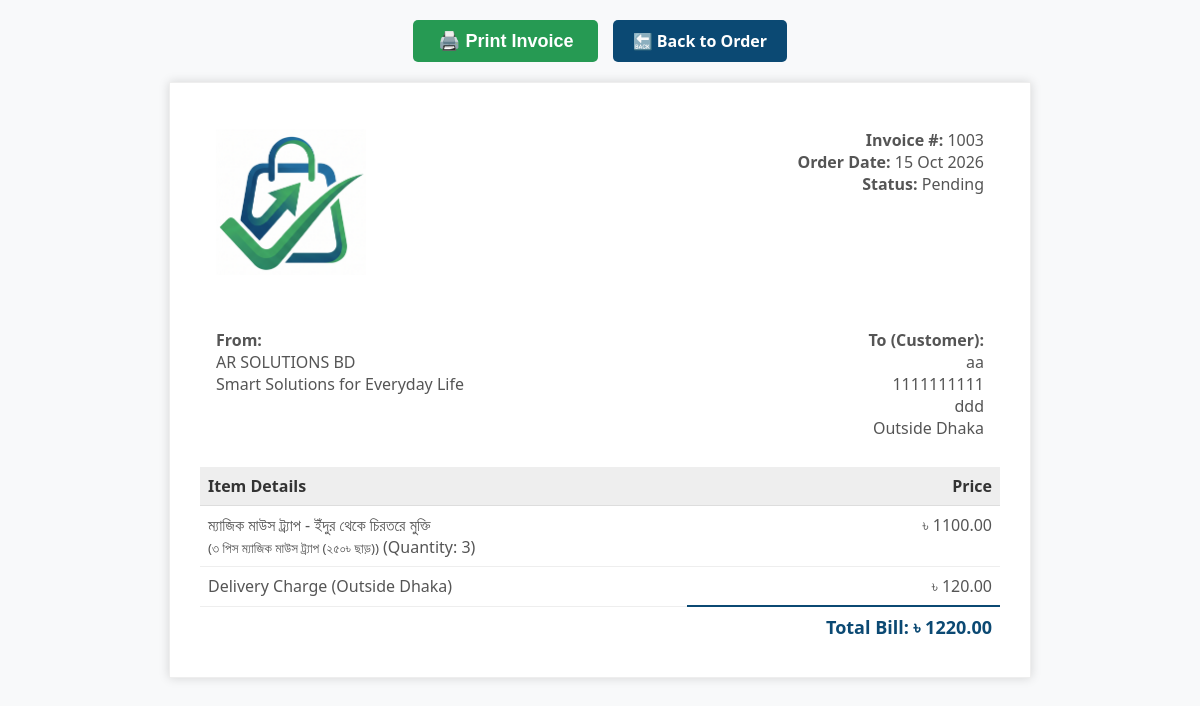
The page /dashboard/orders/1003/invoice/ (signed in) on the database its author committed.
### landingpage/models.py (models this page shows, shortened)
class SiteSetting(models.Model):
    site_name = models.CharField(max_length=100, default="AR SOLUTIONS BD")
    slogan = models.CharField(max_length=200, default="Smart Solutions for Everyday Life")
    logo = models.ImageField(upload_to='logo/', blank=True, null=True)
    cod_notice = models.CharField(max_length=200, default="সারাদেশে ক্যাশ অন ডেলিভারি (COD) সুবিধা!")
    helpline = models.CharField(max_length=20, default="01700-000000")
    whatsapp = models.CharField(max_length=20, default="8801700000000", help_text="WhatsApp number including country code, e.g. 8801700000000")
    hero_badge = models.CharField(max_length=100, blank=True, default="স্মার্ট সল্যুশন")
    hero_title = models.CharField(max_length=200, blank=True, default="সবচেয়ে ভালো পণ্য, ক্যাশ অন ডেলিভারিতে")
    hero_subtitle = models.TextField(blank=True, default="১০০% অরিজিনাল ও প্রবলেম-সলভিং প্রোডাক্ট। সারাদেশে হোম ডেলিভারি সুবিধা।")
    footer_about = models.TextField(blank=True, default="AR SOLUTIONS BD — আপনার বিশ্বস্ত স্মার্ট সল্যুশন পার্টনার।")

class Order(models.Model):
    STATUS_CHOICES = (
        ('Pending', 'Pending'),
        ('Processing', 'Processing'),
        ('Completed', 'Completed'),
        ('Cancelled', 'Cancelled'),
    )
    product = models.ForeignKey(Product, on_delete=models.SET_NULL, null=True, blank=True)
    landing_page = models.ForeignKey(SinglePage, on_delete=models.SET_NULL, null=True, blank=True, related_name='orders')
    package_name = models.CharField(max_length=255, blank=True, null=True)
    customer_name = models.CharField(max_length=100)
    phone_number = models.CharField(max_length=15)
    address = models.TextField()
    delivery_area = models.CharField(max_length=50, choices=[('Inside Dhaka', 'Inside Dhaka'), ('Outside Dhaka', 'Outside Dhaka')])
    quantity = models.IntegerField(default=1)
    sub_total = models.DecimalField(max_digits=10, decimal_places=2, default=0)
    delivery_charge = models.DecimalField(max_digits=10, decimal_places=2, default=0)
    total_bill = models.DecimalField(max_digits=10, decimal_places=2, default=0)
    status = models.CharField(max_length=20, choices=STATUS_CHOICES, default='Pending')
    created_at = models.DateTimeField(auto_now_add=True)

class SinglePage(models.Model):
    title = models.CharField(max_length=200, help_text="Page title / Internal name")
    slug = models.SlugField(max_length=200, unique=True, help_text="Unique URL link, e.g. magic-mouse-trap")
    linked_product = models.ForeignKey(Product, on_delete=models.SET_NULL, null=True, blank=True, help_text="Optional linked product from inventory")
    is_active = models.BooleanField(default=True, help_text="Uncheck to temporarily hide this page")
    created_at = models.DateTimeField(auto_now_add=True)
    updated_at = models.DateTimeField(auto_now=True)
    announcement_text = models.CharField(max_length=255, default="🔥 সীমিত সময়ের অফার! স্টক শেষ হওয়ার আগেই অর্ডার করুন! 🔥")
    brand_name = models.CharField(max_length=100, blank=True, default="", help_text="Leave blank to use Site Name")
    header_cta_text = models.CharField(max_length=50, default="অর্ডার করুন")
    hero_title = models.CharField(max_length=255, default="ইঁদুরের যন্ত্রণায় অতিষ্ঠ? চিরতরে মুক্তি পান ম্যাজিক মাউস ট্র্যাপ দিয়ে!")
    hero_subtitle = models.TextField(blank=True, default="কোনো বিষ বা আঠা ছাড়া, ১০০% নিরাপদ এবং বারবার ব্যবহারযোগ্য।")
    hero_image = models.ImageField(upload_to='landingpages/', blank=True, null=True)
    video_url = models.URLField(blank=True, null=True, help_text="Optional YouTube embed link")
    auto_scroll_images = models.BooleanField(default=True, help_text="Automatically slide hero gallery images")
    auto_scroll_interval = models.PositiveIntegerField(default=3, help_text="Slide change interval in seconds")
    regular_price = models.DecimalField(max_digits=10, decimal_places=2, default=600)
    discount_price = models.DecimalField(max_digits=10, decimal_places=2, default=450)
    delivery_note = models.CharField(max_length=150, default="সারা বাংলাদেশে ক্যাশ অন ডেলিভারি!")
    hero_cta_text = models.CharField(max_length=50, default="এখনই অর্ডার করুন")
    features_title = models.CharField(max_length=200, default="কেন আমাদের মাউস ট্র্যাপ সেরা?")
    feature_1_icon = models.CharField(max_length=50, default="fas fa-leaf", help_text="FontAwesome icon class")
    feature_1_title = models.CharField(max_length=150, default="১০০% বিষমুক্ত ও নিরাপদ")
    feature_1_desc = models.TextField(default="বাচ্চা বা পোষা প্রাণীর জন্য কোনো ক্ষতিকর বিষ বা রাসায়নিক ব্যবহার করা হয়নি।")
    feature_2_icon = models.CharField(max_length=50, default="fas fa-sync-alt")
    feature_2_title = models.CharField(max_length=150, default="বারবার ব্যবহারযোগ্য")
    feature_2_desc = models.TextField(default="মজবুত প্লাস্টিক দিয়ে তৈরি, ধুয়ে বারবার ব্যবহার করা যায়। একবার কিনলেই চলবে বহুবছর।")
    feature_3_icon = models.CharField(max_length=50, default="fas fa-bolt")
    feature_3_title = models.CharField(max_length=150, default="তাত্ক্ষণিক সমাধান")
    feature_3_desc = models.TextField(default="শক্তিশালী স্প্রিং মেকানিজমের কারণে ইঁদুর ধরা পড়ে চোখের পলকে, পালানোর কোনো সুযোগ নেই।")
    feature_4_icon = models.CharField(max_length=50, default="fas fa-hand-sparkles")
    feature_4_title = models.CharField(max_length=150, default="পরিষ্কার করা সহজ")
    feature_4_desc = models.TextField(default="মৃত ইঁদুর হাত দিয়ে না ধরেই সহজে ফেলে দেওয়া যায়, যা অত্যন্ত স্বাস্থ্যকর।")
    delivery_inside_dhaka = models.IntegerField(default=60)
    delivery_outside_dhaka = models.IntegerField(default=120)
    form_title = models.CharField(max_length=200, default="অর্ডার কনফার্ম করতে নিচের ফর্মটি পূরণ করুন")
    submit_button_text = models.CharField(max_length=100, default="অর্ডার কনফার্ম করুন")
    footer_helpline = models.CharField(max_length=50, blank=True, default="", help_text="Leave blank to use Site Helpline")
    footer_email = models.CharField(max_length=100, blank=True, default="", help_text="Support email")
    footer_copyright = models.CharField(max_length=200, blank=True, default="")
    class Meta:
        ordering = ['-created_at']

### custom_admin/views.py (the view)
# urls.py: path('orders/<int:pk>/invoice/', views.order_invoice, name='order_invoice'),
@login_required(login_url='custom_admin:login')
@user_passes_test(is_staff_user, login_url='custom_admin:login')
def order_invoice(request, pk):
    order = get_object_or_404(Order, pk=pk)
    site_setting = SiteSetting.objects.first()
    return render(request, 'custom_admin/invoice.html', {'order': order, 'site': site_setting})

### custom_admin/views.py (called while the page is built)
def is_staff_user(user):
    return user.is_active and user.is_staff

### custom_admin/templates/custom_admin/invoice.html (shortened to what this page needs)
<!DOCTYPE html>
<html lang="en">
<head>
</head>
<body>
    <div class="action-buttons">
        <button class="btn-print" onclick="window.print()">🖨️ Print Invoice</button>
        <a href="{% url 'custom_admin:order_detail' order.pk %}" class="btn-back">🔙 Back to Order</a>
    </div>
    <div class="invoice-box">
        <table cellpadding="0" cellspacing="0">
            <tr class="top">
                <td colspan="2">
                    <table>
                        <tr>
                            <td class="title">
                                {% if site and site.logo %}
                                    <img src="{{ site.logo.url }}" style="max-width:150px;">
                                {% else %}
                                    AR SOLUTIONS BD
                                {% endif %}
                            </td>
                            <td>
                                <strong>Invoice #:</strong> {{ order.id }}<br>
                                <strong>Order Date:</strong> {{ order.created_at|date:"d M Y" }}<br>
                                <strong>Status:</strong> {{ order.status }}
                            </td>
                        </tr>
                    </table>
                </td>
            </tr>
            <tr class="information">
                <td colspan="2">
                    <table>
                        <tr>
                            <td>
                                <strong>From:</strong><br>
                                {% if site %}{{ site.site_name }}{% else %}AR SOLUTIONS BD{% endif %}<br>
                                {% if site %}{{ site.slogan }}{% endif %}
                            </td>
                            <td>
                                <strong>To (Customer):</strong><br>
                                {{ order.customer_name }}<br>
                                {{ order.phone_number }}<br>
                                {{ order.address }}<br>
                                {{ order.delivery_area }}
                            </td>
                        </tr>
                    </table>
                </td>
            </tr>
            <tr class="heading">
                <td>Item Details</td>
                <td>Price</td>
            </tr>
            <tr class="item">
                <td>
                    {% if order.product %}
                        {{ order.product.title }}
                        {% if order.package_name %}<br><small class="text-muted">({{ order.package_name }})</small>{% endif %}
                    {% elif order.landing_page %}
                        {{ order.landing_page.title }}
                        {% if order.package_name %}<br><small class="text-muted">({{ order.package_name }})</small>{% endif %}
                    {% elif order.package_name %}
                        {{ order.package_name }}
                    {% else %}
                        Item
                    {% endif %}
                    (Quantity: {{ order.quantity }})
                </td>
                <td>৳ {{ order.sub_total }}</td>
            </tr>
            <tr class="item">
                <td>Delivery Charge ({{ order.delivery_area }})</td>
                <td>৳ {{ order.delivery_charge }}</td>
            </tr>
            <tr class="total">
                <td></td>
                <td>Total Bill: ৳ {{ order.total_bill }}</td>
            </tr>
        </table>
    </div>
</body>
</html>

### custom_admin/templates/custom_admin/invoice.html (style rules this page uses)
body { font-family: 'Segoe UI', Tahoma, Geneva, Verdana, sans-serif; background: #f8f9fa; }
.invoice-box { background: #fff; max-width: 800px; margin: 20px auto; padding: 30px; border: 1px solid #eee; box-shadow: 0 0 10px rgba(0, 0, 0, 0.15); font-size: 16px; color: #555; }
.invoice-box table { width: 100%; line-height: inherit; text-align: left; border-collapse: collapse; }
.invoice-box table td { padding: 8px; vertical-align: top; }
.invoice-box table tr td:nth-child(2) { text-align: right; }
.invoice-box table tr.top table td { padding-bottom: 20px; }
.invoice-box table tr.top table td.title { font-size: 35px; color: #0b4973; font-weight: bold; }
.invoice-box table tr.information table td { padding-bottom: 20px; }
.invoice-box table tr.heading td { background: #eee; border-bottom: 1px solid #ddd; font-weight: bold; color: #333; }
.invoice-box table tr.item td { border-bottom: 1px solid #eee; }
.invoice-box table tr.total td:nth-child(2) { border-top: 2px solid #0b4973; font-weight: bold; font-size: 18px; color: #0b4973; }
.action-buttons { text-align: center; margin: 20px 0; }
.btn-print { padding: 10px 25px; background: #269a53; color: white; border: none; font-size: 18px; cursor: pointer; border-radius: 5px; font-weight: bold; }
.btn-back { padding: 10px 20px; background: #0b4973; color: white; text-decoration: none; border-radius: 5px; margin-left: 10px; font-weight: bold; }

### rows shown on the page
SiteSetting: logo (picture), site_name "AR SOLUTIONS BD", slogan "Smart Solutions for Everyday Life"
Order: id "1003", created_at "15 Oct 2026", status "Pending", customer_name "aa", phone_number "1111111111", address "ddd", delivery_area "Outside Dhaka", landing_page "ম্যাজিক মাউস ট্র্যাপ - ইঁদুর থেকে চিরতরে মুক্তি", package_name "৩ পিস ম্যাজিক মাউস ট্র্যাপ (২৫০৳ ছাড়)", quantity "3", sub_total "1100.00", delivery_charge "120.00", total_bill "1220.00"
